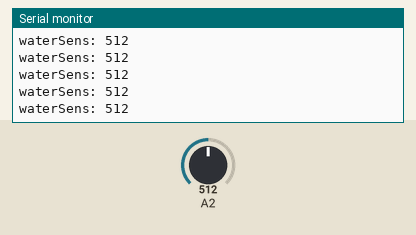
This sketch was run on a simulated Arduino Uno, built with avr-gcc and run on an emulated ATmega328P. On the bench: the last lines printed to the serial monitor. The test bench sets the inputs (shaded band); at power-on: A2 = 512.

Above: at 1.2 s.
1.3 s: A2 set to 716
At 1.31 s:
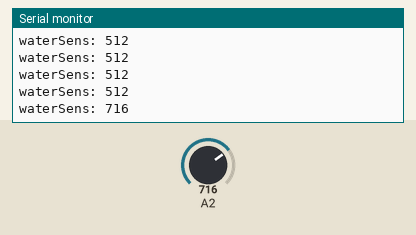
2.8 s: A2 set to 900
At 2.82 s:
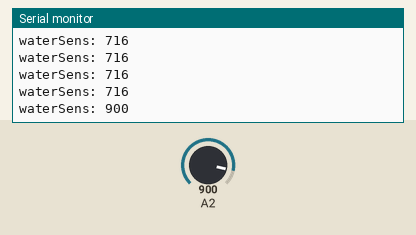
Timing chart, 0 to 5.8 s (numbered marks = the images above; inputs shaded):
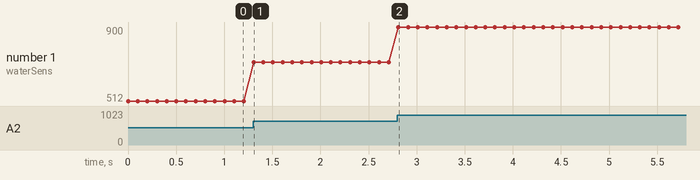

The sketch:

Water_Level_Sensor.ino
```cpp
int  waterSens  = 0;

void setup() {

  Serial.begin(9600);

}

void loop() {

  waterSens = analogRead(A2);

  Serial.print("waterSens: ");
  Serial.println(waterSens);

  delay(100);

}
```

Measured:
- after the input at 1.3 s, the serial monitor: prints a new line at once (image 1)
- after the input at 2.8 s, the serial monitor: prints a new line at once (image 2)
- plotted number 1: 512 → 716 after the input at 1.3 s, 716 → 900 after the input at 2.8 s
